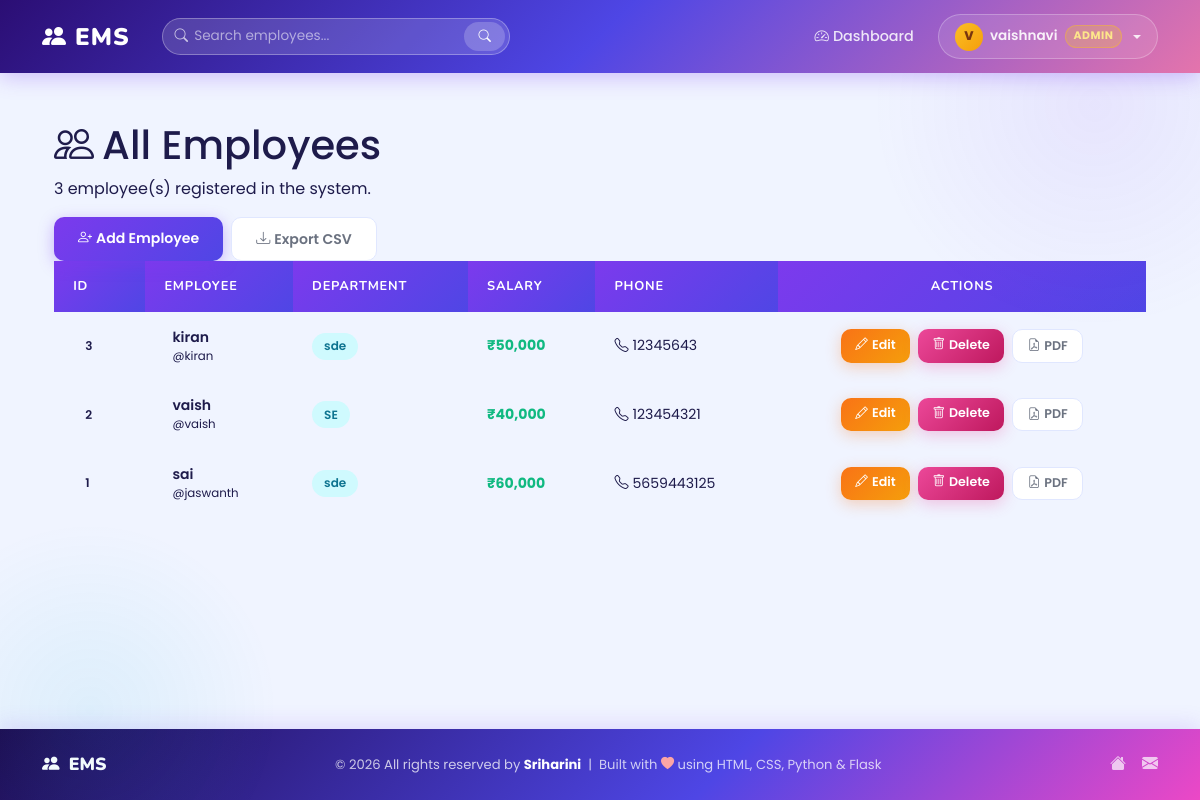
/view_employee (signed in), run on the app's committed database.
### tables this page shows
CREATE TABLE employee (
    eid INTEGER PRIMARY KEY AUTOINCREMENT,
    ename TEXT,
    edept TEXT,
    esalary INTEGER,
    ephone TEXT,
    username TEXT
);

### app.py (the view)
@app.route("/view_employee")
def view_employee():
    block = admin_required()
    if block: return block
    employees = q("SELECT * FROM employee ORDER BY eid DESC", fetch="all")
    return render_template("view_employee.html", employees=employees)

### app.py (called while the page is built)
def get_db():
    if "db" not in g:
        g.db = sqlite3.connect(DATABASE)
        g.db.row_factory = sqlite3.Row   # rows behave like dicts AND support index
    return g.db

def q(sql, params=(), fetch="all"):
    db  = get_db()
    cur = db.execute(sql, params)
    if fetch == "one":
        return cur.fetchone()
    if fetch == "all":
        return cur.fetchall()
    db.commit()          # commit writes immediately
    return None

def logged_in():
    return session.get("username") is not None

def admin_required():
    if not logged_in():
        flash("Please log in to continue.", "warning")
        return redirect("/login")
    if session.get("role") != "admin":
        flash("Access denied. Admins only.", "danger")
        return redirect("/dashboard")
    return None

### templates/view_employee.html (shortened to what this page needs)
{% extends 'base.html' %}
{% block content %}
<div class="container">
  <div class="page-hd-row page-hd">
    <div>
      <h1><i class="bi bi-people me-2" style="color:var(--brand)"></i>All Employees</h1>
      <p>{{ employees|length }} employee(s) registered in the system.</p>
    </div>
    <div class="d-flex gap-2">
      <a href="/add_employee" class="btn btn-primary"><i class="bi bi-person-plus me-1"></i>Add Employee</a>
      <a href="/export_csv" class="btn btn-outline-secondary"><i class="bi bi-download me-1"></i>Export CSV</a>
    </div>
  </div>
  {% if employees %}
  <div class="ems-table-wrap">
    <table class="ems-table">
      <thead>
        <tr><th>ID</th><th>Employee</th><th>Department</th><th>Salary</th><th>Phone</th><th style="text-align:center">Actions</th></tr>
      </thead>
      <tbody>
        {% for e in employees %}
        <tr>
          <td><span class="chip chip-gray">{{ e[0] }}</span></td>
          <td>
            <div class="d-flex align-items-center gap-2">
              <div>
                <div style="font-weight:600;font-size:.875rem">{{ e[1] }}</div>
                <div style="font-size:.74rem;color:var(--text-3)">@{{ e[5] }}</div>
              </div>
            </div>
          </td>
          <td><span class="chip chip-teal">{{ e[2] }}</span></td>
          <td style="font-weight:700;color:var(--green)">₹{{ "{:,}".format(e[3]|int) }}</td>
          <td style="color:var(--text-2)"><i class="bi bi-telephone me-1" style="color:var(--text-3)"></i>{{ e[4] }}</td>
          <td>
            <div class="d-flex gap-2 justify-content-center">
              <a href="/edit/{{ e[0] }}" class="btn btn-warning btn-sm"><i class="bi bi-pencil me-1"></i>Edit</a>
              <a href="/delete/{{ e[0] }}" class="btn btn-danger btn-sm"
                 onclick="return confirm('Delete {{ e[1] }}? This cannot be undone.')">
                <i class="bi bi-trash me-1"></i>Delete
              </a>
              <a href="/salary_slip_pdf/{{ e[0] }}" class="btn btn-outline-secondary btn-sm" title="Download PDF Salary Slip">
                <i class="bi bi-file-earmark-pdf me-1"></i>PDF
              </a>
            </div>
          </td>
        </tr>
        {% endfor %}
      </tbody>
    </table>
  </div>
  {% endif %}
</div>
{% endblock %}

### static/style.css (style rules this page uses)
:root { --purple: #7c3aed; --purple-l: #a78bfa; --pink: #ec4899; --orange: #f97316; --teal: #06b6d4; --green: #10b981; --yellow: #f59e0b; --indigo: #4f46e5; --bg: #f0f4ff; --white: #ffffff; --border: #e0e7ff; --text: #1e1b4b; --muted: #6b7280; --radius: 16px; --radius-sm:10px; --shadow: 0 4px 24px rgba(124,58,237,0.10); --shadow-lg:0 12px 40px rgba(124,58,237,0.18); }
*, *::before, *::after { box-sizing: border-box; margin: 0; padding: 0; }
html { height: 100%; }
body { font-family: 'Poppins', sans-serif; background: var(--bg); color: var(--text); min-height: 100vh; display: flex; flex-direction: column; }
body::before { content: ''; position: fixed; top: -120px; right: -120px; width: 450px; height: 450px; background: radial-gradient(circle, rgba(124,58,237,0.08), transparent 70%); pointer-events: none; z-index: 0; }
body::after { content: ''; position: fixed; bottom: -100px; left: -100px; width: 380px; height: 380px; background: radial-gradient(circle, rgba(6,182,212,0.08), transparent 70%); pointer-events: none; z-index: 0; }
.btn { font-family: 'Poppins', sans-serif !important; font-weight: 600; border-radius: var(--radius-sm) !important; padding: 0.65rem 1.5rem !important; font-size: 0.88rem !important; transition: all 0.22s ease !important; }
.btn-primary { background: linear-gradient(135deg, var(--purple), var(--indigo)) !important; border: none !important; color: #fff !important; box-shadow: 0 4px 15px rgba(124,58,237,0.35) !important; }
.btn-danger { background: linear-gradient(135deg, var(--pink), #be185d) !important; border: none !important; color: #fff !important; box-shadow: 0 4px 15px rgba(236,72,153,0.3) !important; }
.btn-warning { background: linear-gradient(135deg, var(--orange), var(--yellow)) !important; border: none !important; color: #fff !important; box-shadow: 0 4px 15px rgba(249,115,22,0.3) !important; }
.btn-outline-secondary { border: 1.5px solid var(--border) !important; color: var(--muted) !important; background: #fff !important; }
.btn-sm { padding: 0.38rem 0.9rem !important; font-size: 0.79rem !important; }
.ems-table { width: 100%; border-collapse: collapse; font-size: 0.88rem; }
.ems-table thead th { background: linear-gradient(135deg, var(--purple), var(--indigo)); color: #fff; font-family: 'Nunito', sans-serif; font-weight: 700; font-size: 0.8rem; text-transform: uppercase; letter-spacing: 0.8px; padding: 1rem 1.2rem; white-space: nowrap; }
.ems-table tbody tr { border-bottom: 1px solid #f0f4ff; transition: background 0.15s; }
.ems-table tbody td { padding: 0.9rem 1.2rem; color: var(--text); vertical-align: middle; }
.ems-table tbody tr:last-child td { border-bottom: none; }
.chip { display: inline-block; font-size: 0.75rem; font-weight: 600; padding: 0.28rem 0.75rem; border-radius: 20px; }
.chip-teal { background: #cffafe; color: #0e7490; }
a { color: var(--purple); }

### data on the page
employee: eid "3", ename "kiran", username "kiran", edept "sde", esalary "50,000", ephone "12345643"
employee: eid "2", ename "vaish", username "vaish", edept "SE", esalary "40,000", ephone "123454321"
employee: eid "1", ename "sai", username "jaswanth", edept "sde", esalary "60,000", ephone "5659443125"

### other printed values
{{ session.get('username', 'A')[0]|upper }} "V"
{{ session.get('username') }} "vaishnavi"
{{ employees|length }} "3"
